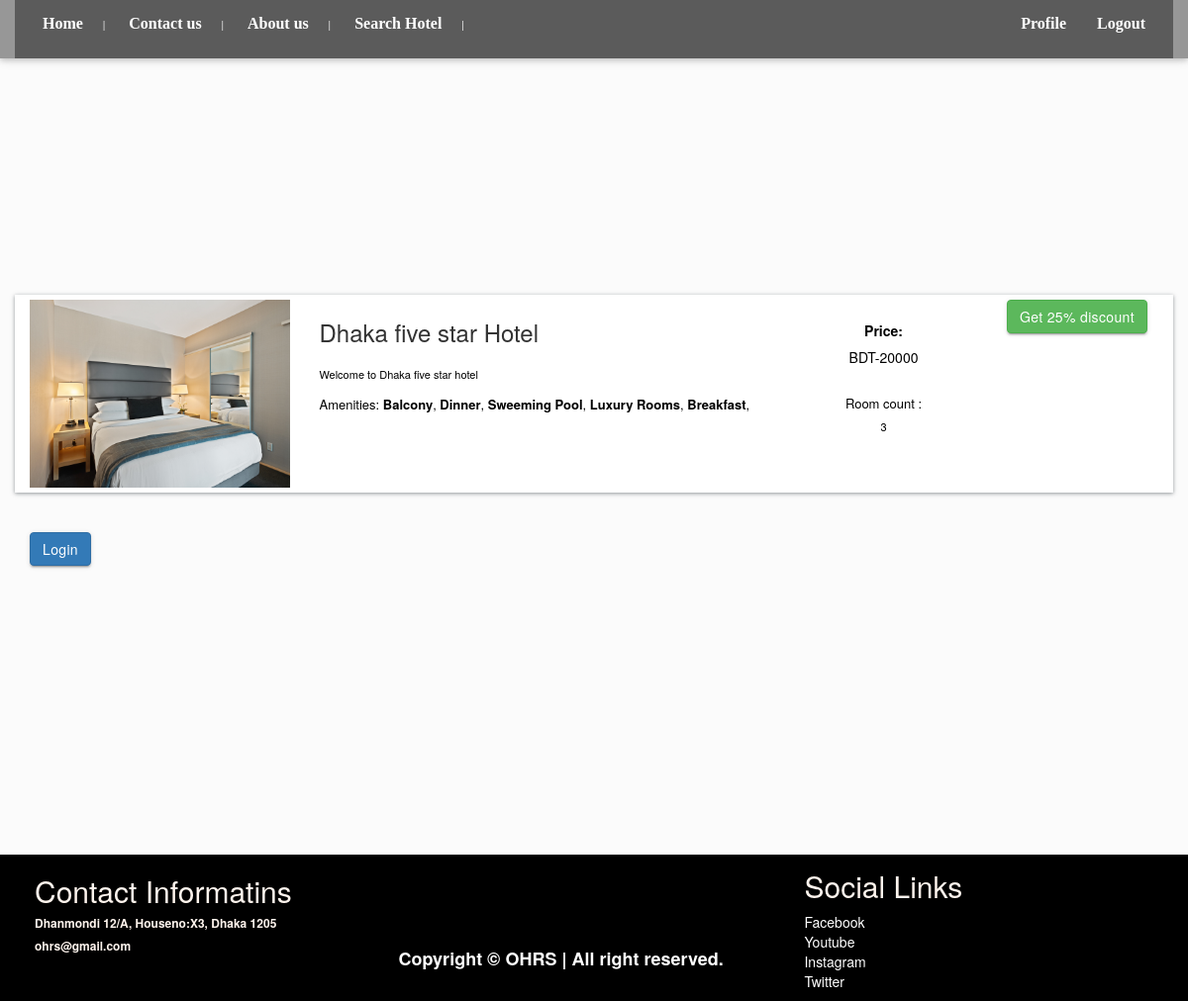
The app's page /hotel-detail/c7f5ed6083164c9dbc69ebf2d1ab63e5/ with its own data.
### hotel/models.py (models this page shows, shortened)
class BaseModel(models.Model):
    uid = models.UUIDField(default=uuid.uuid4   , editable=False , primary_key=True)
    created_at = models.DateField(auto_now_add=True)
    updated_at = models.DateField(auto_now_add=True)
    class Meta:
        abstract = True

class Hotel(BaseModel):
    images = models.ImageField(upload_to="hotels/")
    hotel_name= models.CharField(max_length=100,null=True,blank=True)
    hotel_price = models.IntegerField(null=True,blank=True)
    description = models.TextField(null=True,blank=True)
    amenities = models.ManyToManyField(Amenities,blank=True)
    room_count = models.IntegerField(default=10,null=True,blank=True)
    Division= models.CharField(max_length=20,null=True,blank=True)
    District= models.CharField(max_length=20,null=True,blank=True)

class Amenities(BaseModel):
    amenity_name = models.CharField(max_length=100)

### hotel/views.py (the view, shortened to what this page needs)
# urls.py: path('hotel-detail/<uid>/' , hotel_detail , name="hotel_detail"),
def hotel_detail(request,uid):
    hotel_obj = Hotel.objects.get(uid = uid)
    return render(request , 'hotel_detail.html' ,{
        'hotels_obj' :hotel_obj
    })

### hotel/templates/hotel_detail.html (shortened to what this page needs)
{%load static%}
<html lang="en">
  <head>
    <link href="https://cdn.jsdelivr.net/npm/bootstrap@5.1.1/dist/css/bootstrap.min.css" rel="stylesheet"
>
    <link href="{% static 'css/profile.css' %}" rel="stylesheet">
    <link href="{% static 'css/style.css' %}" rel="stylesheet">
    <link rel="stylesheet" href="{% static 'css/fontawsom-all.min.css' %}">
    <link rel="stylesheet"  href="{% static 'css/registration.css' %}" >
  </head>
<link href="//netdna.bootstrapcdn.com/bootstrap/3.2.0/css/bootstrap.min.css" rel="stylesheet" id="bootstrap-css">
<body style="min-height: 200px; background-image: url({% static 'img/bg-img/y.jpg' %}); background-size: cover;">
    <header class="continer-fluid " >
    <div class="header-top" style="background-color: rgba(0,0,0,0.4); ">
      <div class="container" >
        <div class="row col-det" >
          <div class="col-lg-6 d-none d-lg-block" style="background-color: rgba(0,0,0,0.4);">
            <ul class="ulleft">
              <li>
              <button class="button button1">
                <a style="color:white;font-size: 16px; font-family: merriweather, serif ;" href="http://127.0.0.1:8000/home.html"><b> Home </b></a>
              </button>
                <span>|</span>
              </li>
              <li>
              <button class="button button1">
                <a style="color:white;font-size: 16px; font-family: merriweather, serif ;" href="http://127.0.0.1:8000/contactus.html"><b> Contact us </b></a>
              </button>
                <span>|</span>
              </li>
              <li>
              <button class="button button1">
                <a style="color:white;font-size: 16px; font-family: merriweather, serif ;" href="http://127.0.0.1:8000/contactus.html"><b> About us </b></a>
              </button>
                <span>|</span>
              </li>
              <li>
              <button class="button button1">
                <a style="color:white;font-size: 16px; font-family: merriweather, serif ;" href="http://127.0.0.1:8000/room.html"><b>Search Hotel</b></a>
              </button>
                <span>|</span>
              </li>
            </ul>
          </div>
          <div class="col-lg-6 col-md-12" style="background-color: rgba(0,0,0,0.4);">
            <ul class="ulright">
              <li>
              <button class="button button1">
                <a style="color:white;font-size: 16px; font-family: merriweather, serif ;" href="http://127.0.0.1:8000/profile.html"><b>Profile</b></a>
              </button>
              </li>
              <li>
              <button class="button button1">
                <a style="color:white;font-size: 16px; font-family: merriweather, serif ;" href="{% url 'logout' %}"><b>Logout</b></a>
              </button>
              </li>
            </ul>
          </div>
        </div>
      </div>
    </div>
  </header>
  <div>
    <h3 class=" contact_pdding"> <br> </h3>
    <h3 class=" contact_pdding"> <br> </h3>
    <h3 class=" contact_pdding"> <br> </h3>
  <div>
<div class="container mt-5 pt-5">
    <div class="row search-card-result">
        <div class="col-md-3">
        <a href="/hotel-detail/{{hotels_obj.uid}}">
            <img class="img-fluid" src="{{hotels_obj.images.url}}" alt="Card image cap">
        </a></div>
        <div class="col-md-5">
            <h3>{{hotels_obj.hotel_name}}</h3>
            <p style="color:Black;font-size:11px;">
                {{hotels_obj.description|truncatechars:150}}
            </p>
            <p style="color:black;font-size:13px;">Amenities:
                {%for amenitie in hotels_obj.amenities.all %}
                <b>{{amenitie.amenity_name}}</b>,
                {% endfor %}
            </p>
        </div>
        <div class="col-md-2 border-left text-center more-offers">
            <br>
            <p style="color:black;font-size:14px;"><b>Price:</b></p>
            <p style="color:black;font-size:14px;">BDT-{{hotels_obj.hotel_price}}</p>
            <br>
            <p style="color:black;font-size:13px;">Room count :</p>
            <p style="color:black;font-size:11px;">{{hotels_obj.room_count}}</p>
        </div>
        <div class="col-md-2 border-left text-center more-offers">
            <div class="btn btn-success">Get 25% discount </div>
        </div>
    </div>
    {% if request.user.is_authenticated %}
    <div class="filter-card">
        <h5>Book Hotel</h5>
        {%include "messages.html"%}
        <form method="post">
            {% csrf_token %}
            <div class="row form-group">
                <div class="col-md-12">
                    <label for="mintopay">Check in</label>
                    <p>
                        <input type="date" name="checkin" id="checkin" class="form-control">
                    </p>
                </div>
                <div class="col-md-12">
                    <label for="maxtopay">Check out</label>
                    <p>
                        <input type="date" name="checkout" id="checkout" class="form-control">
                    </p>
                </div>
            </div>
            <div class="col-md-12">
                    <label for="mintopay">Select Booking type: </label>
                    <p>
                        <select type="Payment-type" name="Payment-type" id="Payment-type" class="form-control" placeholder="select">
                          <option value="Pre paid">Pre paid(default)</option>
                          <option value="Post paid">Post paid</option>
                        </select>
                    </p>
            </div>
            <div class="row form-group">
                <div class="col-md-12">
                    <input type="submit" class="btn btn-primary btn-block" value="Book">
                </div>
            </div>
        </form>
    </div>
    {% else %}
    <a href="/login/" class="btn btn-primary mt-5 ">Login</a>
    {% endif %}
</div>
  <div>
    <h3 class=" contact_pdding"> <br> </h3>
    <h3 class=" contact_pdding"> <br> </h3>
    <h3 class=" contact_pdding"> <br> </h3>
    <h3 class=" contact_pdding"> <br> </h3>
    <h3 class=" contact_pdding"> <br> </h3>
  </div>
    <div class="row content-ro" style="background-color: black; color: seashell;">
      <div class="col-lg-4 col-md-12 footer-contact ">
        <h2 class=" contact_pdding"> Contact Informatins</h2>
        <div class="address-row">
          <div class="detail contact_pdding">
            <h6><b>Dhanmondi 12/A, Houseno:X3, Dhaka 1205</b></h6>
          </div>
        </div>
        <div class="address-row">
          <div class="detail contact_pdding">
            <h6><b>ohrs@gmail.com</b></h6>
          </div>
        </div>
      </div>
      <div class="col-lg-4 col-md-12 footer-links" >
        <div class="row no-margin mt-5">
          <ul style="color:white;">
            <h3 class=" contact_pdding"> <br> </h3>
            <h4 style="color:white;"><b>Copyright © OHRS | All right reserved.</b></h4>
          </ul>
        </div>
      </div>
      <div class="col-lg-4 col-md-12 footer-links">
        <div class="row no-margin mt-4">
          <h2 class="m-t-2">Social Links</h2>
          <ul>
            <a href="http://facebook.com/">
              <li style="color:white;">Facebook</li>
            </a>
            <a href="https://www.youtube.com/">
              <li style="color:white;">Youtube</li>
            </a>
            <a href="https://www.instagram.com/">
              <li style="color:white;">Instagram</li>
            </a>
            <a href="https://twitter.com/">
              <li style="color:white;">Twitter</li>
            </a>
          </ul>
        </div>
      </div>
    </div>
  </div>
  </body>
</html>

### static/css/profile.css (style rules this page uses)
:root { --blue: #5e72e4; --indigo: #5603ad; --purple: #8965e0; --pink: #f3a4b5; --red: #f5365c; --orange: #fb6340; --yellow: #ffd600; --green: #2dce89; --teal: #11cdef; --cyan: #2bffc6; --white: #fff; --gray: #8898aa; --gray-dark: #32325d; --light: #ced4da; --lighter: #e9ecef; --primary: #5e72e4; --secondary: #f7fafc; --success: #2dce89; --info: #11cdef; --warning: #fb6340; --danger: #f5365c; --light: #adb5bd; --dark: #212529; --default: #172b4d; --white: #fff; --neutral: #fff; --darker: black; --breakpoint-xs: 0; --breakpoint-sm: 576px; --breakpoint-md: 768px; --breakpoint-lg: 992px; --breakpoint-xl: 1200px; --font-family-sans-serif: Open Sans, sans-serif; --font-family-monospace: SFMono-Regular, Menlo, Monaco, Consolas, 'Liberation Mono', 'Courier New', monospace; }
*, *::before, *::after { box-sizing: border-box; }
html { font-family: sans-serif; line-height: 1.15; -webkit-text-size-adjust: 100%; -ms-text-size-adjust: 100%; -ms-overflow-style: scrollbar; -webkit-tap-highlight-color: rgba(0, 0, 0, 0); }
figcaption, footer, header, main, nav, section { display: block; }
body { font-family: Open Sans, sans-serif; font-size: 1rem; font-weight: 400; line-height: 1.5; margin: 0; text-align: left; color: #525f7f; background-color: #f8f9fe; }
h1, h3, h4, h5, h6 { margin-top: 0; margin-bottom: .5rem; }
p { margin-top: 0; margin-bottom: 1rem; }
ul { margin-top: 0; margin-bottom: 1rem; }
a { text-decoration: none; color: #5e72e4; background-color: transparent; -webkit-text-decoration-skip: objects; }
img { vertical-align: middle; border-style: none; }
button { border-radius: 0; }
input, button, textarea { font-family: inherit; font-size: inherit; line-height: inherit; margin: 0; }
button, input { overflow: visible; }
button { text-transform: none; }
button, html [type='button'], [type='reset'], [type='submit'] { -webkit-appearance: button; }
h1, h3, h4, h5, h6, .h1, .h3, .h4, .h5, .h6 { font-family: inherit; font-weight: 600; line-height: 1.5; margin-bottom: .5rem; color: #32325d; }
h3, .h3 { font-size: 1.0625rem; }
h4, .h4 { font-size: .9375rem; }
h6, .h6 { font-size: .625rem; }
.container { width: 100%; margin-right: auto; margin-left: auto; padding-right: 15px; padding-left: 15px; }
@media (min-width: 576px) { .container { max-width: 540px; } }
@media (min-width: 768px) { .container { max-width: 720px; } }
@media (min-width: 992px) { .container { max-width: 960px; } }
@media (min-width: 1200px) { .container { max-width: 1140px; } }
.row { display: flex; margin-right: -15px; margin-left: -15px; flex-wrap: wrap; }
.col-4, .col-8, .col, .col-md-10, .col-md-12, .col-lg-3, .col-lg-4, .col-lg-6, .col-lg-7, .col-xl-4, .col-xl-6, .col-xl-8 { position: relative; width: 100%; min-height: 1px; padding-right: 15px; padding-left: 35px; }
@media (min-width: 768px) { .col-md-12 { max-width: 100%; flex: 0 0 100%; } }
@media (min-width: 992px) { .col-lg-4 { max-width: 33.33333%; flex: 0 0 33.33333%; } }
@media (min-width: 992px) { .col-lg-6 { max-width: 50%; flex: 0 0 50%; } }
.btn { font-size: 1rem; font-weight: 600; line-height: 1.5; display: inline-block; padding: .625rem 1.25rem; -webkit-user-select: none; -moz-user-select: none; -ms-user-select: none; user-select: none; transition: color .15s ease-in-out, background-color .15s ease-in-out, border-color .15s ease-in-out, box-shadow .15s ease-in-out; text-align: center; vertical-align: middle; white-space: nowrap; border: 1px solid transparent; border-radius: .375rem; }
.btn:not(:disabled):not(.disabled) { cursor: pointer; }
.btn-primary { color: #fff; border-color: #5e72e4; background-color: #5e72e4; box-shadow: 0 4px 6px rgba(50, 50, 93, .11), 0 1px 3px rgba(0, 0, 0, .08); }
.d-none { display: none !important; }
@media (min-width: 992px) { .d-lg-block { display: block !important; } }
.mt-4, .my-4 { margin-top: 1.5rem !important; }
.pt-5 { padding-top: 3rem !important; }
.text-center { text-align: center !important; }
.btn { font-size: .875rem; position: relative; transition: all .15s ease; letter-spacing: .025em; text-transform: none; will-change: transform; }
p { font-size: 1rem; font-weight: 300; line-height: 1.7; }

### static/css/registration.css (style rules this page uses)
h2 { color: red; }
body { background: url('https://static-communitytable.parade.com/wp-content/uploads/2014/03/rethink-target-heart-rate-number-ftr.jpg') fixed; background-size: cover; }

### records on screen
Hotel: images (picture), hotel_name "Dhaka five star Hotel", description "Welcome to Dhaka five star hotel", hotel_price "20000", room_count "3"
Amenities: amenity_name "Balcony"
Amenities: amenity_name "Dinner"
Amenities: amenity_name "Sweeming Pool"
Amenities: amenity_name "Luxury Rooms"
Amenities: amenity_name "Breakfast"
